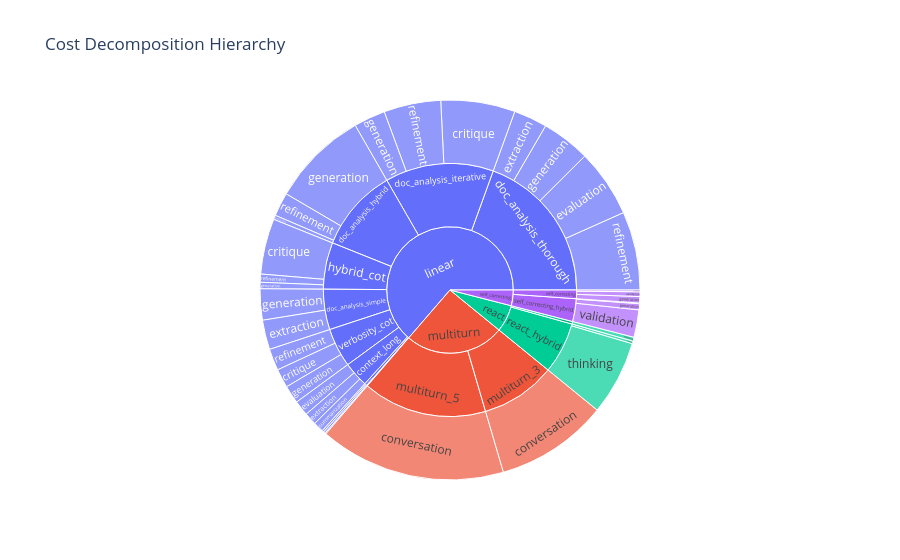

Notebook code for this chart:
### Code cell
# Sunburst for hierarchical cost view
if not cost_by_stage.empty:
    fig = px.sunburst(
        cost_by_stage,
        path=['pipeline_type', 'pipeline', 'stage_type'],
        values='total_cost',
        title='Cost Decomposition Hierarchy'
    )
    fig.show()

### Figure 1 — Plotly figure (JSON) as saved in the notebook; plotly's stock layout.template omitted (floating-point values rounded to 4 significant figures)
{"data": [{"branchvalues": "total", "domain": {"x": [0, 1], "y": [0, 1]}, "hovertemplate": "labels=%{label}<br>total_cost=%{value}<br>parent=%{parent}<br>id=%{id}<extra></extra>", "ids": ["linear/context_long/evaluation", "linear/context_long/extraction", "linear/context_long/summarization", "linear/context_short/extraction", "linear/context_short/summarization", "linear/doc_analysis_hybrid/extraction", "linear/doc_analysis_hybrid/generation", "linear/doc_analysis_hybrid/refinement", "linear/doc_analysis_iterative/critique", "linear/doc_analysis_iterative/generation", "linear/doc_analysis_iterative/refinement", "linear/doc_analysis_simple/extraction", "linear/doc_analysis_simple/generation", "linear/doc_analysis_thorough/evaluation", "linear/doc_analysis_thorough/extraction", "linear/doc_analysis_thorough/generation", "linear/doc_analysis_thorough/refinement", "multiturn/multiturn_3/conversation", "multiturn/multiturn_5/conversation", "react/react_hybrid/action", "react/react_hybrid/thinking", "react/react_research/thinking", "self_correcting/self_correcting/generation", "self_correcting/self_correcting/refinement", "self_correcting/self_correcting/validation", "self_correcting/self_correcting_hybrid/generation", "self_correcting/self_correcting_hybrid/refinement", "self_correcting/self_correcting_hybrid/validation", "linear/hybrid_cot/critique", "linear/hybrid_cot/generation", "linear/hybrid_cot/refinement", "linear/verbosity_concise/generation", "linear/verbosity_cot/critique", "linear/verbosity_cot/generation", "linear/verbosity_cot/refinement", "linear/context_long", "linear/context_short", "linear/doc_analysis_hybrid", "linear/doc_analysis_iterative", "linear/doc_analysis_simple", "linear/doc_analysis_thorough", "multiturn/multiturn_3", "multiturn/multiturn_5", "react/react_hybrid", "react/react_research", "self_correcting/self_correcting", "self_correcting/self_correcting_hybrid", "linear/hybrid_cot", "linear/verbosity_concise", "linear/verbosity_cot", "linear", "multiturn", "react", "self_correcting"], "labels": ["evaluation", "extraction", "summarization", "extraction", "summarization", "extraction", "generation", "refinement", "critique", "generation", "refinement", "extraction", "generation", "evaluation", "extraction", "generation", "refinement", "conversation", "conversation", "action", "thinking", "thinking", "generation", "refinement", "validation", "generation", "refinement", "validation", "critique", "generation", "refinement", "generation", "critique", "generation", "refinement", "context_long", "context_short", "doc_analysis_hybrid", "doc_analysis_iterative", "doc_analysis_simple", "doc_analysis_thorough", "multiturn_3", "multiturn_5", "react_hybrid", "react_research", "self_correcting", "self_correcting_hybrid", "hybrid_cot", "verbosity_concise", "verbosity_cot", "linear", "multiturn", "react", "self_correcting"], "name": "", "parents": ["linear/context_long", "linear/context_long", "linear/context_long", "linear/context_short", "linear/context_short", "linear/doc_analysis_hybrid", "linear/doc_analysis_hybrid", "linear/doc_analysis_hybrid", "linear/doc_analysis_iterative", "linear/doc_analysis_iterative", "linear/doc_analysis_iterative", "linear/doc_analysis_simple", "linear/doc_analysis_simple", "linear/doc_analysis_thorough", "linear/doc_analysis_thorough", "linear/doc_analysis_thorough", "linear/doc_analysis_thorough", "multiturn/multiturn_3", "multiturn/multiturn_5", "react/react_hybrid", "react/react_hybrid", "react/react_research", "self_correcting/self_correcting", "self_correcting/self_correcting", "self_correcting/self_correcting", "self_correcting/self_correcting_hybrid", "self_correcting/self_correcting_hybrid", "self_correcting/self_correcting_hybrid", "linear/hybrid_cot", "linear/hybrid_cot", "linear/hybrid_cot", "linear/verbosity_concise", "linear/verbosity_cot", "linear/verbosity_cot", "linear/verbosity_cot", "linear", "linear", "linear", "linear", "linear", "linear", "multiturn", "multiturn", "react", "react", "self_correcting", "self_correcting", "linear", "linear", "linear", "", "", "", ""], "type": "sunburst", "values": [0.08309, 0.06742, 0.0557, 0.01013, 0.01038, 0.02322, 0.5268, 0.129, 0.4042, 0.1722, 0.31, 0.1607, 0.1695, 0.3688, 0.1824, 0.2661, 0.4273, 0.6122, 1.015, 0.0144, 0.4051, 0.02096, 0.03498, 0.00962, 0.02553, 0.0333, 0.003371, 0.1492, 0.302, 0.0349, 0.04441, 0.005596, 0.1028, 0.09777, 0.1179, 0.2062, 0.02051, 0.6791, 0.8864, 0.3302, 1.245, 0.6122, 1.015, 0.4195, 0.02096, 0.07013, 0.1859, 0.3813, 0.005596, 0.3185, 4.072, 1.627, 0.4405, 0.256]}], "layout": {"legend": {"tracegroupgap": 0}, "title": {"text": "Cost Decomposition Hierarchy"}}}
